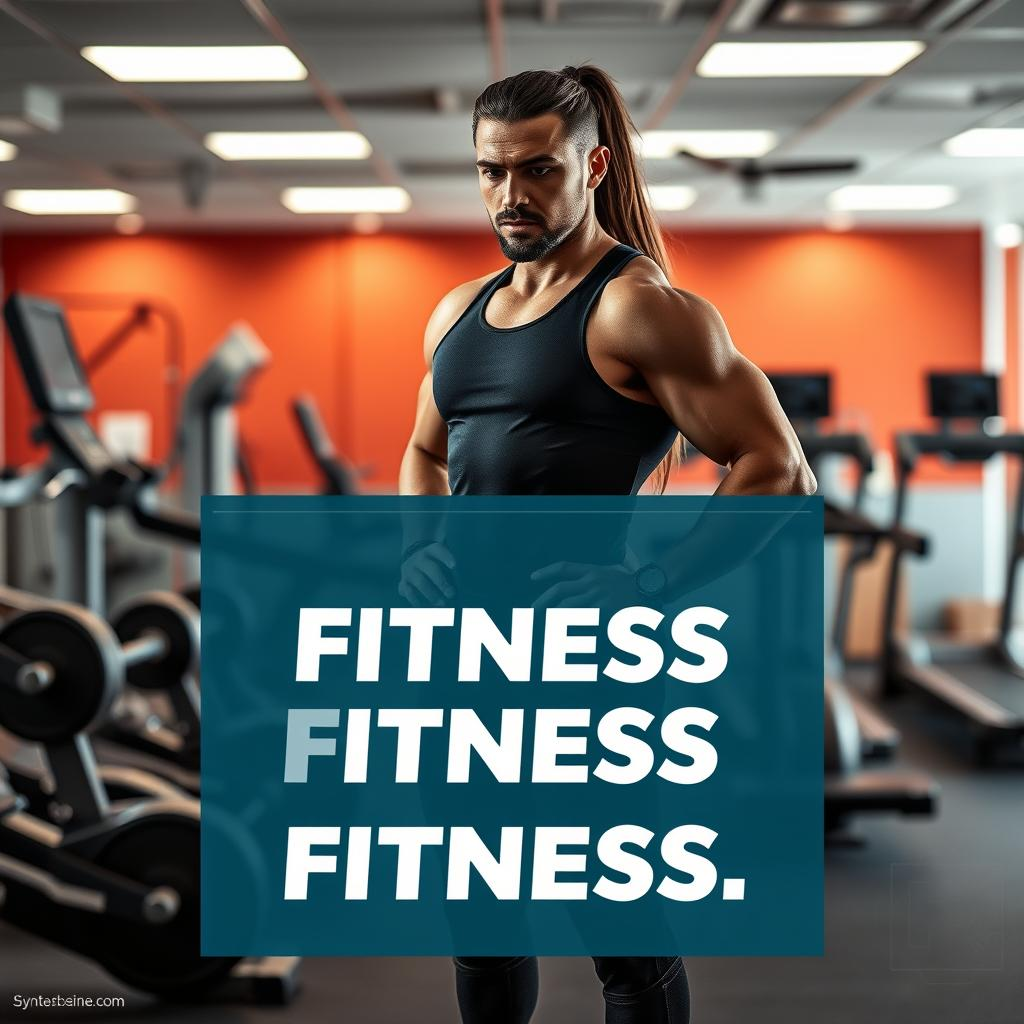

The Python source for this figure:
import requests
import io
import os
from PIL import Image
from dotenv import load_dotenv

load_dotenv()

HF_API_KEY = os.getenv("HF_API_KEY")
MODEL_URL = "https://router.huggingface.co/hf-inference/models/black-forest-labs/FLUX.1-schnell"
headers = {"Authorization": f"Bearer {HF_API_KEY}"}

def test_hf():
    prompt = "a professional ad for a fitness gym, cinematic"
    print(f"Testing HF API with prompt: {prompt}")
    payload = {"inputs": prompt}
    response = requests.post(MODEL_URL, headers=headers, json=payload, timeout=60)
    print(f"Status: {response.status_code}")
    if response.status_code == 200:
        print("Success! Got image.")
        img = Image.open(io.BytesIO(response.content))
        img.save("test_hf.png")
        print("Saved to test_hf.png")
    else:
        print(f"Failed. Status: {response.status_code}")
        print(f"Response: {response.text}")

if __name__ == "__main__":
    test_hf()
